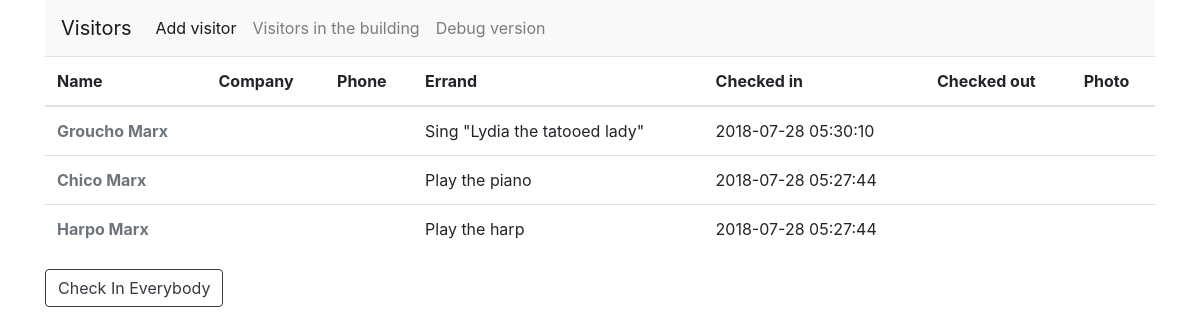
Before: / with the older database file.
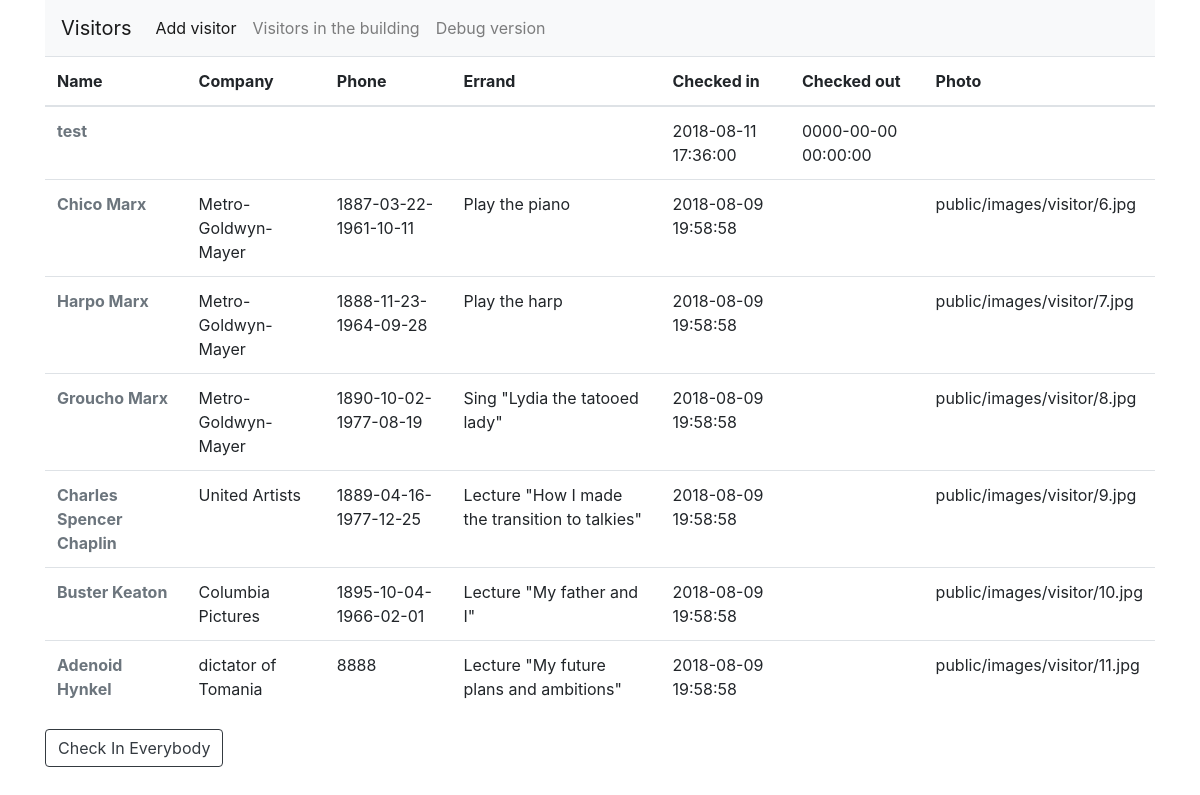
After: the same page with the newer database file.
### tables this page shows
CREATE TABLE `visitors` (
  `id` int(11) NOT NULL,
  `company` varchar(100) NOT NULL,
  `name` varchar(100) NOT NULL,
  `phone` varchar(50) NOT NULL,
  `errand` text NOT NULL,
  `checkin` timestamp NOT NULL DEFAULT CURRENT_TIMESTAMP,
  `checkout` timestamp NULL DEFAULT NULL,
  `image_url` varchar(255) DEFAULT NULL
);

### index.php (the view, shortened to what this page needs)
<?php
	require('config/db.php');
	$query = 'SELECT * FROM visitors ORDER BY checkin DESC';
	$result = mysqli_query($conn, $query);
	$posts = mysqli_fetch_all($result, MYSQLI_ASSOC);
?>
<?php include('inc/header.php'); ?>
	<div class="container">
    <table class="table">
      <thead>
        <tr>
          <th scope="col">Name</th>
          <th scope="col">Company</th>
          <th scope="col">Phone</th>
          <th scope="col">Errand</th>
          <th scope="col">Checked in</th>
          <th scope="col">Checked out</th>
          <th scope="col">Photo</th>
        </tr>
      </thead>
      <tbody>
        <?php foreach($posts as $post) : ?>
          <tr>
            <th scope="row"><a href="card.php?id=<?php echo $post['id']; ?>" class="text-secondary"><?php echo $post['name']; ?></a></th>
            <td><?php echo $post['company']; ?></td>
            <td><?php echo $post['phone']; ?></td>
            <td><?php echo $post['errand']; ?></td>
            <td><?php echo $post['checkin']; ?></td>
            <td><?php echo $post['checkout']; ?></td>
            <td><?php echo $post['image_url']; ?></td>
          </tr>
        <?php endforeach; ?>
      </tbody>
    </table>
    <form method="POST" action="<?php $_SERVER['PHP_SELF']; ?>">
      <input type="submit" value="Check In Everybody" name="update" class="btn btn-outline-dark">
    </form>
	</div>
<?php include('inc/footer.php'); ?>

### inc/header.php (shortened to what this page needs)
<!DOCTYPE html>
	<html>
		<head>
			<link href="https://stackpath.bootstrapcdn.com/bootstrap/4.1.3/css/bootstrap.min.css" rel="stylesheet"/>
			<link href="https://rawgit.com/tempusdominus/bootstrap-4/master/build/css/tempusdominus-bootstrap-4.css" rel="stylesheet"/>
			<link href="https://cdnjs.cloudflare.com/ajax/libs/font-awesome/4.7.0/css/font-awesome.min.css" rel="stylesheet"/>
		</head>
	<body>
	<?php include('navbar.php'); ?>

### inc/navbar.php (shortened to what this page needs)
<div class="container">
  <nav class="navbar navbar-expand-lg navbar-light bg-light">
    <a class="navbar-brand" href="<?php echo ROOT_URL; ?>">Visitors</a>
    <div class="collapse navbar-collapse" id="navbarNavAltMarkup">
      <div class="navbar-nav">
        <a class="nav-item nav-link active" href="<?php echo ROOT_URL; ?>addpost.php">Add visitor<span class="sr-only">(current)</span></a>
        <a class="nav-item nav-link" href="<?php echo ROOT_URL; ?>inthebuilding.php">Visitors in the building</a>
        <a class="nav-item nav-link" href="<?php echo ROOT_URL; ?>index_debug.php">Debug version</a>
      </div>
    </div>
  </nav>
 </div>

### inc/footer.php (shortened to what this page needs)
</body>
</html>

Changed rows visible on the page:
added visitors: name "test", checkin "2018-08-11 17:36:00", checkout "0000-00-00 00:00:00"
changed visitors "Chico Marx": company (not shown) → "Metro-Goldwyn-Mayer"; phone (not shown) → "1887-03-22-1961-10-11"; checkin "2018-07-28 05:27:44" → "2018-08-09 19:58:58"; image_url (not shown) → "public/images/visitor/6.jpg"
changed visitors "Harpo Marx": company (not shown) → "Metro-Goldwyn-Mayer"; phone (not shown) → "1888-11-23-1964-09-28"; checkin "2018-07-28 05:27:44" → "2018-08-09 19:58:58"; image_url (not shown) → "public/images/visitor/7.jpg"
changed visitors "Groucho Marx": company (not shown) → "Metro-Goldwyn-Mayer"; phone (not shown) → "1890-10-02-1977-08-19"; checkin "2018-07-28 05:30:10" → "2018-08-09 19:58:58"; image_url (not shown) → "public/images/visitor/8.jpg"; moves down the list
added visitors: name "Charles Spencer Chaplin", company "United Artists", phone "1889-04-16-1977-12-25", errand "Lecture \"How I made the transition to talkies\"", checkin "2018-08-09 19:58:58", image_url "public/images/visitor/9.jpg"
added visitors: name "Buster Keaton", company "Columbia Pictures", phone "1895-10-04-1966-02-01", errand "Lecture \"My father and I\"", checkin "2018-08-09 19:58:58", image_url "public/images/visitor/10.jpg"
added visitors: name "Adenoid Hynkel", company "dictator of Tomania", phone "8888", errand "Lecture \"My future plans and ambitions\"", checkin "2018-08-09 19:58:58", image_url "public/images/visitor/11.jpg"
